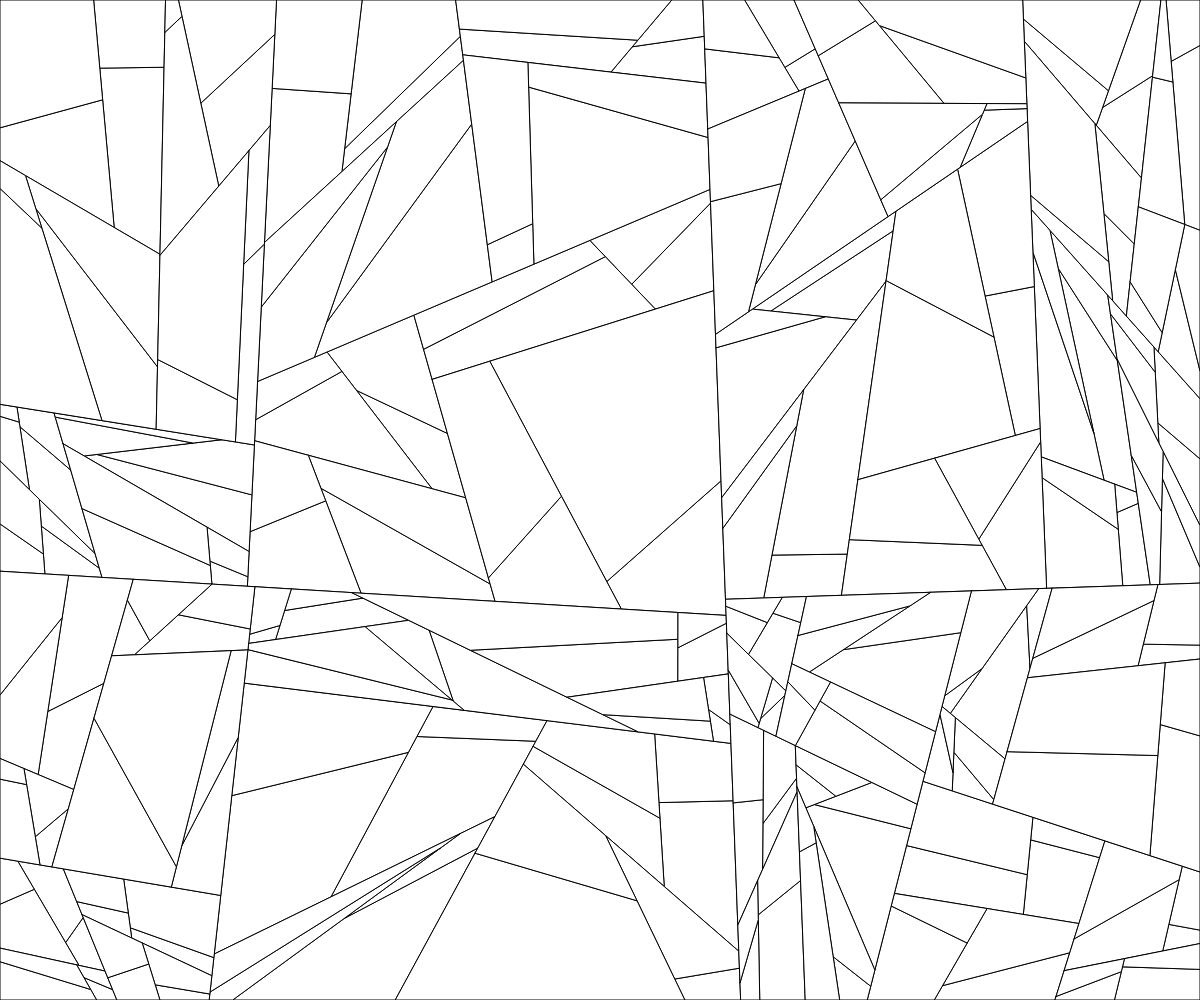
Frame 1 (no input)
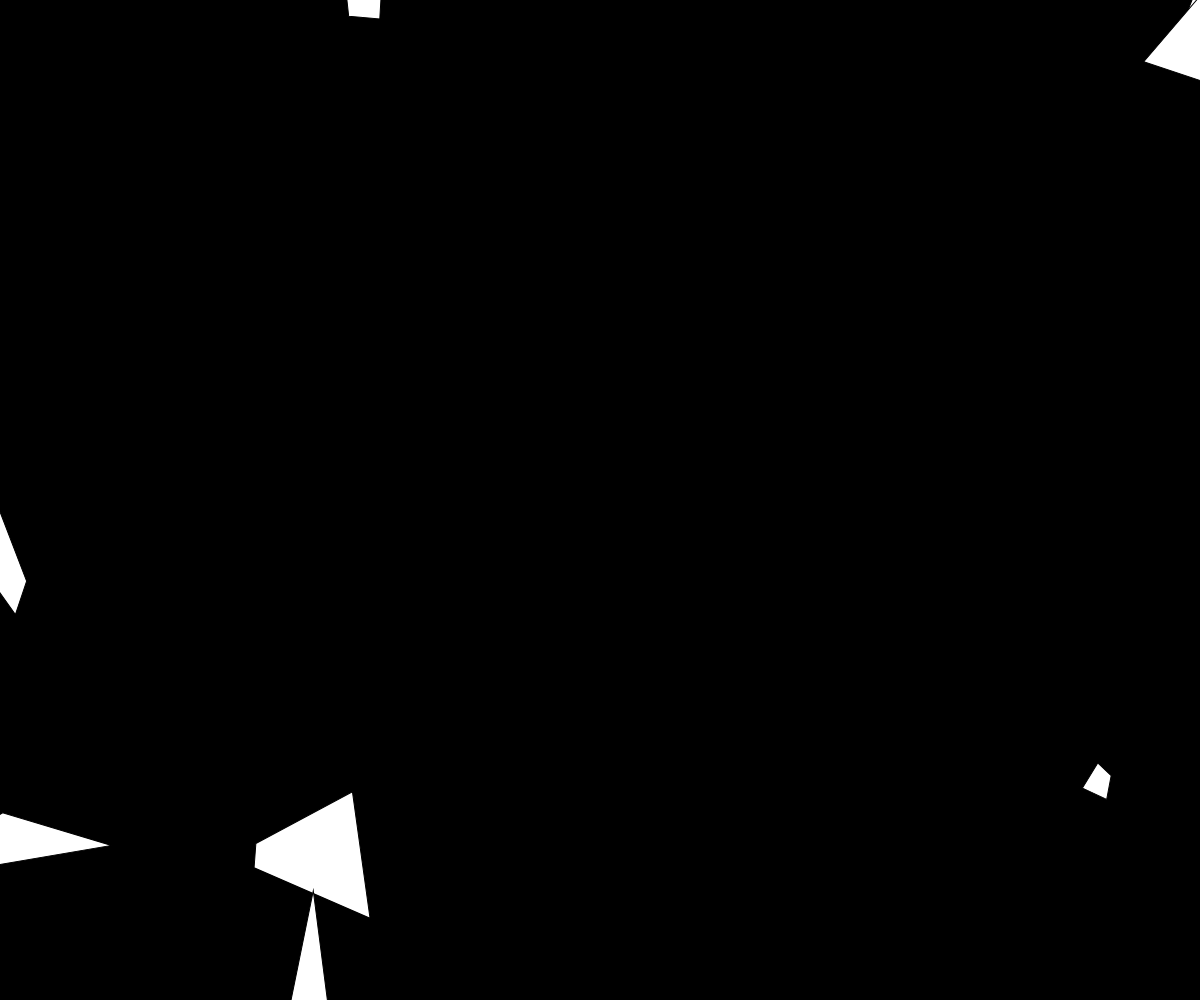
Frame 60 (no input)
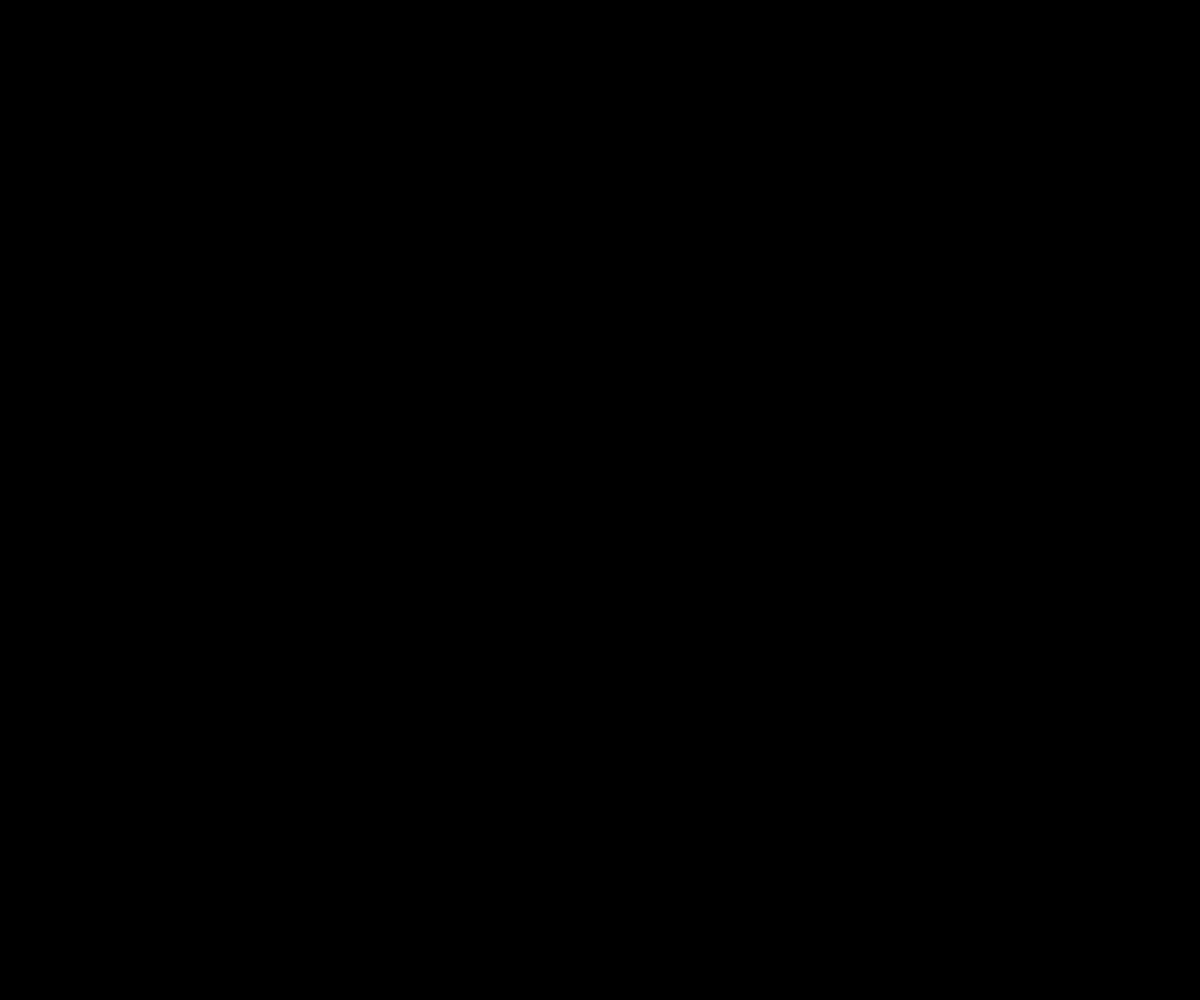
Frame 120 (the mouse pressed at the canvas centre since frame 60)

The p5.js sketch that drew these frames (run headless with seeded random() and noise() and a simulated clock; from frame 60 on, the mouse is pressed at the canvas centre):

// p5.js sketch
// ── sketch.js
let canvas, anim;

function setup() {
  canvas = createCanvas(windowWidth, windowHeight);
  anim = new AnimGlassBreak(millis())
  loop()
}

let t = 0

function draw() {
  background(0);
  
  anim.draw(millis())
}

function mouseClicked() {
  t = 0
  anim = new AnimGlassBreak(millis())
}

class AnimGlassBreak {
  constructor(t0) {
    this.t0 = t0
    const maxDivisions = 8
    const shards = []

    divide(
      createVector(0, 0),
      createVector(width, 0),
      createVector(width, height),
      createVector(0, height)
    )

    function divide(a, b, c, d, i = 0) {
      if (i < maxDivisions) {
        const range = map(i, 0, maxDivisions, 0.2, 0.45)
        const low = 0.5 - range
        const high = 0.5 + range
        let p0 = p5.Vector.lerp(a, b, random(low, high))
        let p1 = p5.Vector.lerp(c, d, random(low, high))
        divide(p0, p1, d, a, i + 1)
        divide(b, c, p1, p0, i + 1)
      } else {
        shards.push(new Shard(a, b, c, d))
      }
    }
    this.shards = shards
  }
  draw(t) {
    t = t - this.t0
    t = t / 1000 * 60
    t = max(0, t - 2)
    for (let shard of this.shards) {
      shard.draw(t)
    }
  }
}

class Shard {
  constructor(a, b, c, d) {
    const forceCenter = createVector(width / 2, height / 2)
    this.pos = createVector(
      (a.x + b.x + c.x + d.x) / 4,
      (a.y + b.y + c.y + d.y) / 4
    )
    this.vel = this.pos.copy().sub(forceCenter)
    this.vel.normalize().mult(random(3, 9) * 2000 / height)

    const angularVelRange = 0.2
    this.angularVel = random(-angularVelRange, angularVelRange)

    this.points = [a, b, c, d]

  }
  draw(t) {
    push()
    beginShape(QUADS)
    translate(this.vel.x * t, this.vel.y * t)
    translate(this.pos)
    rotate(t * this.angularVel)
    translate(-this.pos.x, -this.pos.y)
    for (let p of this.points) {
      vertex(p.x, p.y)
    }
    endShape()

    pop()
  }
}
